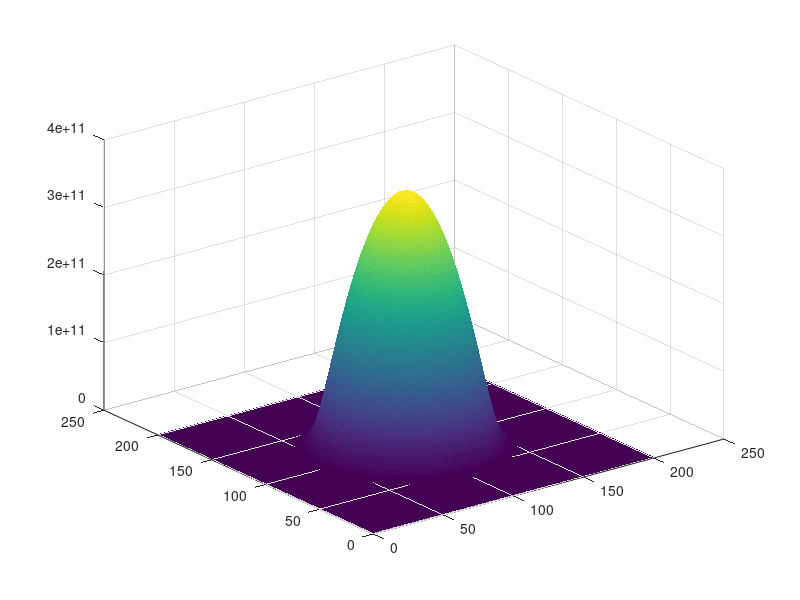

Write the MATLAB code that produced this figure. (Note: this script raises an error after producing the figure.)


%omegaR = 2*pi*25; %radial trap frequency
omegaRVector = 2.*pi.*[24.88224858 25.09885405 25.66767827 26.3891196];
massL6 = 9.988e-27; %9.988 x 10^27 kg
hbar = 1.05457e-34; %1.05457*10^-34 m^2 kg/s
kB = 1.38e-23; %m^2 kg s^-2 K^-1
mu = kB*191e-9; %Chemical Potential 
T = 25e-9; %Temperature 25nK
%T = 0;
kpixelLength = (13e-6*(83/400)); %kristian pixel length

xValues = []; yValues = []; zValues = [];

xValues = (-100:100).*kpixelLength;
yValues = (-100:100).*kpixelLength;

lambda = sqrt((2*pi*hbar^2)/(massL6*kB*T));

%zValues = 1/(lambda^2) .* (log(1 + exp((mu - (1/2)*massL6*(omegaR^2)*(xValues.^2) - (1/2)*(omegaR^2)*(yValues.^2))/(kB * T))));
%zValues = (log(1 + exp((mu - (1/2)*massL6*(omegaR^2)*(xValues.^2) - (1/2)*(omegaR^2)*(yValues.^2))/(kB * T))));

for i=1:length(xValues)
    for j=1:length(yValues)
        zValues(i,j) = (1) .* 1/(lambda^2) .* (log(1 + exp((mu - (1/2).*massL6.*(omegaRVector(4).^2).*(xValues(i).^2) - (1/2).*massL6.*(omegaRVector(4).^2)*(yValues(j).^2))/(kB * T))));
    end
end

close all;
h = surf(zValues);
 set(h,'edgecolor','none');
 
 imageArrayAvgs = [];
 imageArrayAvgs(:,:,1) = zValues;
 
%%%%%Atom numbers:
pixelCounts = [];
for i=1:length(imageArrayAvgs(1,1,:))
    pixelCounts(i) = sum(sum(imageArrayAvgs(:,:,i)));
end

atomNumber = pixelCounts*(kpixelLength.^2);
 
%Non-radially averaged profile:
nonRadProfile = zValues(101,101:end);

%Radially averaged average profiles:
radProfilesAvgReorder = []; radProfilesTAvg = []; centerAvgs = [];
disp('Radially averaging...');
for i=1:length(imageArrayAvgs(1,1,:))
    [radProfilesTAvg(:,:,i),centerAvgs(:,i)] = radAverageReorder(imageArrayAvgs(:,:,i));
    radProfilesAvgReorder(:,:,i) = radProfilesTAvg(:,1:end-5,i);
end

radProfilesAvg = [];
radProfilesAvg(2,:,1) = meanNelements(radProfilesAvgReorder(2,:,1),20);
radProfilesAvg(1,:,1) = meanNelements(radProfilesAvgReorder(1,:,1),20);

binnedOutput = binMe(radProfilesAvg(1,:,1),radProfilesAvg(2,:,1),140);

%radProfilesAvg = [];
%radProfilesAvg(2,:,1) = binnedOutput(2,:);
%radProfilesAvg(1,:,1) = binnedOutput(1,:);

%Shift wings of radial profiles to zero:
if(0)
shiftByAvgs = [];
for i=1:length(radProfilesAvg(1,1,:))
    shiftByAvgs(i) = mean(radProfilesAvg(1,72:82,i));
    radProfilesAvg(1,:,i) = radProfilesAvg(1,:,i) - shiftByAvgs(i);
end

%Shift images by found factor:
imageArrayAvgsZerod = [];
for i=1:length(imageArrayAvgs(1,1,:))
    imageArrayAvgsZerod(:,:,i) = imageArrayAvgs(:,:,i) - shiftByAvgs(i);
end
end

%Azimuthually averaged profile vs non-averaged profile:
%plot(nonRadProfile); hold on; plot(radProfilesAvg(2,:,1),radProfilesAvg(1,:,1));

if(0)
    for i=1:length(imageArrayAvgs(1,1,:))
        if(mod(i,1) == 0)
            figure(i);
            hold on; plot(radProfilesAvg(2,:,i),radProfilesAvg(1,:,i),'r'); line([0 100],[0 0]); hold off;
        end
    end
end

%%%%%%%%%%%%%%%%%%%%----KappaTilde vs PTilde
massL6 = 9.988e-27; %9.988 x 10^27 kg
hbar = 1.05457e-34; %1.05457*10^-34 m^2 kg/s
kB = 1.38e-23; %m^2 kg s^-2 K^-1
magfield = 865;
magfield = 972;
omegaz = 5789 * 2 * pi;
omegar = 25 * 2 * pi; %Double check this weak trapping


a0 = 5.29e-11; %o.0
a2dVector = a0.*[47194.1 66130.5 141838 302318];
magVector = [865 880 920 972];
az = sqrt(hbar/(massL6*omegaz));

pixelLength = 2.84e-6; %13 um topcam, topcam magnification = 4.58, ie 2.84um effective
kpixelLength = (13e-6*(83/400)); %kristian pixel length

%radproftoFityReal = radProfilesAvg(1,:,1)./(kpixelLength^2); %convert to density/m^-2
radproftoFityReal = radProfilesAvg(1,:,1); %density already in m^-2
radiusVector = radProfilesAvg(2,:,1); %x vector 
radiusVectorMeters = radiusVector.*kpixelLength; %convert x vector to m
potential = 0.5 .* massL6 .* omegaRVector(4)^2 .* radiusVectorMeters.^2;
potential_nk = (potential./kB).*(10^9);
%plot(potential_nk,radProfilesAvg(1,:,i));

%convert radProfile pixels to potential:
%radProfilesPotential = 0.5 .* massL6 .* omegaRVector(4)^2 .*(radProfilesAvg(2,:,1).*kpixelLength).^2;
%plot(radProfilesPotential,radProfilesAvg(1,:,1)./(pixelLength^2));
%radProfilesPotentialConv = radProfilesPotential.*10^30;
radProfilesDensityAdjusted = radproftoFityReal.*2; %2 for spin states and 1.2 for correction factor
%plot(potential_nk,radProfilesDensityAdjusted);
%plot(potential,radproftoFityReal);

a0 = 5.29e-11; %o.0
a2d = 47186.7 * a0; %From mathematica spreadsheet TODO generate text file
a2d = 301946 * a0; %972G, 5.789*2pi hz
eb = (hbar^2)/(a2d^2 * massL6);


%Scale x&y to H.O. dimensionless 
%Density SI = m^-2
radProfilesDensityConv = radProfilesDensityAdjusted./(massL6*omegaz / hbar);
%Potential SI = kg * s^-2 * m^2 // Energy units = kg * m^2 * s^-2
radProfilesPotentialConv = potential./((hbar*omegaz)/2); 
% plot(radProfilesPotentialConv,radProfilesDensityConv);


%------------kappa and p calculations:
calcRegion = 2:650;
kappaTildeAvg = []; pTildeAvg = []; pAvg = []; dydx = [];

dydx = diff([eps radProfilesDensityAdjusted(calcRegion)])./diff([eps potential(calcRegion)]);
%kappaTildeAvg = (-1)*(pi * hbar^2 / massL6) * gradient(radProfilesDensityAdjusted(calcRegion),potential(calcRegion));
kappaTildeAvg = (-1)*(pi * hbar^2 / massL6) .* dydx;

for j=1:length(calcRegion)
    pAvg(j) = trapz(potential(j:calcRegion(end)),radProfilesDensityAdjusted(j:calcRegion(end))); %integral from end to j point
    n = radProfilesDensityAdjusted(j);     %n, density on j'th point (varies across the potential)
    pTildeAvg(j) = ((2*massL6)/(n^2 * hbar^2 * pi)) * pAvg(j);
end
%-------------

%------------kappa and p HO units calculations:
%calcRegion = 7:10000;
kappaTildeAvgHO = []; pTildeAvgHO = []; pAvgHO = []; dydx = [];

dydx = diff([eps radProfilesDensityConv(calcRegion)])./diff([eps radProfilesPotentialConv(calcRegion)]);
%dydx convert from HO units
dydx(2:end) = dydx(2:end) .*(massL6*omegaz / hbar) .* (1/(((hbar*omegaz)/2)));
%kappaTildeAvgHO = (-1)*(pi * hbar^2 / massL6) * gradient(radProfilesDensityConv(calcRegion),radProfilesPotentialConv(calcRegion)).*(massL6*omegaz / hbar) .* (1/(((hbar*omegaz)/2)));
kappaTildeAvgHO = (-1)*(pi * hbar^2 / massL6) .* dydx;

for j=1:length(calcRegion)
    pAvgHO(j) = trapz(radProfilesPotentialConv(j:calcRegion(end)),radProfilesDensityConv(j:calcRegion(end))); %integral from end to j point
    n = radProfilesDensityConv(j).*(massL6*omegaz / hbar);    %n, density on j'th point (varies across the potential)
    pAvgHO(j) = pAvgHO(j).*((hbar*omegaz)/2).*(massL6*omegaz / hbar);
    pTildeAvgHO(j) = ((2*massL6)/(n^2 * hbar^2 * pi)) * pAvgHO(j);
end
%-------------

%Scale x&y from H.O. dimensionless 
profDensity = []; profPotential = [];
%Density SI = m^-2
profDensity = radProfilesDensityConv.*(massL6*omegaz / hbar);
%Potential SI = kg * s^-2 * m^2 // Energy units = kg * m^2 * s^-2
profPotential = potential.*((hbar*omegaz)/2); 
% plot(radProfilesPotentialConv,radProfilesDensityConv);

close all;
%averaged cloud kappa and p's
figure(8); 
subplot(3,2,1); plot(radiusVectorMeters,radProfilesDensityAdjusted,'.');
title('Density Adjusted vs radius (meters)');
subplot(3,2,5); plot(pTildeAvg(3:end),kappaTildeAvg(3:end),'.');
grid on;
title('kappaTilde vs pTilde'); axis([0 14 0 2]);
subplot(3,2,3); h1 = plot(potential(calcRegion),pTildeAvg,'.');
grid off;
title('pTilde vs potential (J)');
subplot(3,2,4); plot(potential(calcRegion(3:end)),kappaTildeAvg(3:end),'.');

title('kappaTilde vs potential (J)');
subplot(3,2,2); plot(potential(calcRegion),radProfilesDensityAdjusted(calcRegion),'.');
title('density vs potential (J)');

%HO units:
%close all;
%averaged cloud kappa and p's
%figure(88); plot(radiusVectorMeters,radProfilesDensityAdjusted);
%title('Density Adjusted vs radius (meters)');
%figure(89); plot(pTildeAvgHO,kappaTildeAvgHO,'.');
%title('kappaTilde vs pTilde'); axis([0 14 0 2]);
%figure(90); h1 = plot(potential(calcRegion),pTildeAvgHO,'.');
%title('pTilde vs potential (J)');
%figure(91); plot(potential(calcRegion),kappaTildeAvgHO,'.');
%title('kappaTilde vs potential (J)');
%figure(92); plot(radProfilesPotentialConv(calcRegion),radProfilesDensityConv(calcRegion),'.');
%title('HO Units: density vs potential');



